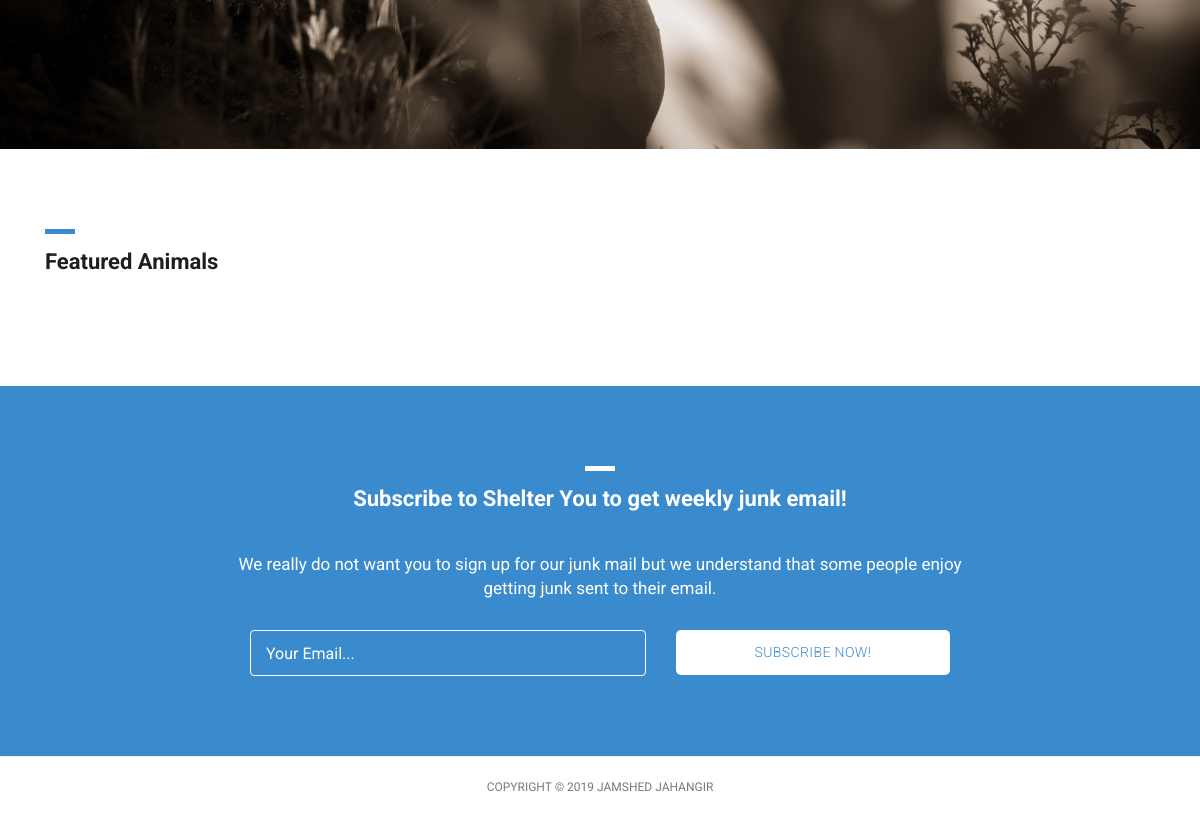
/ (lower part), run on an earlier commit of the app's database.
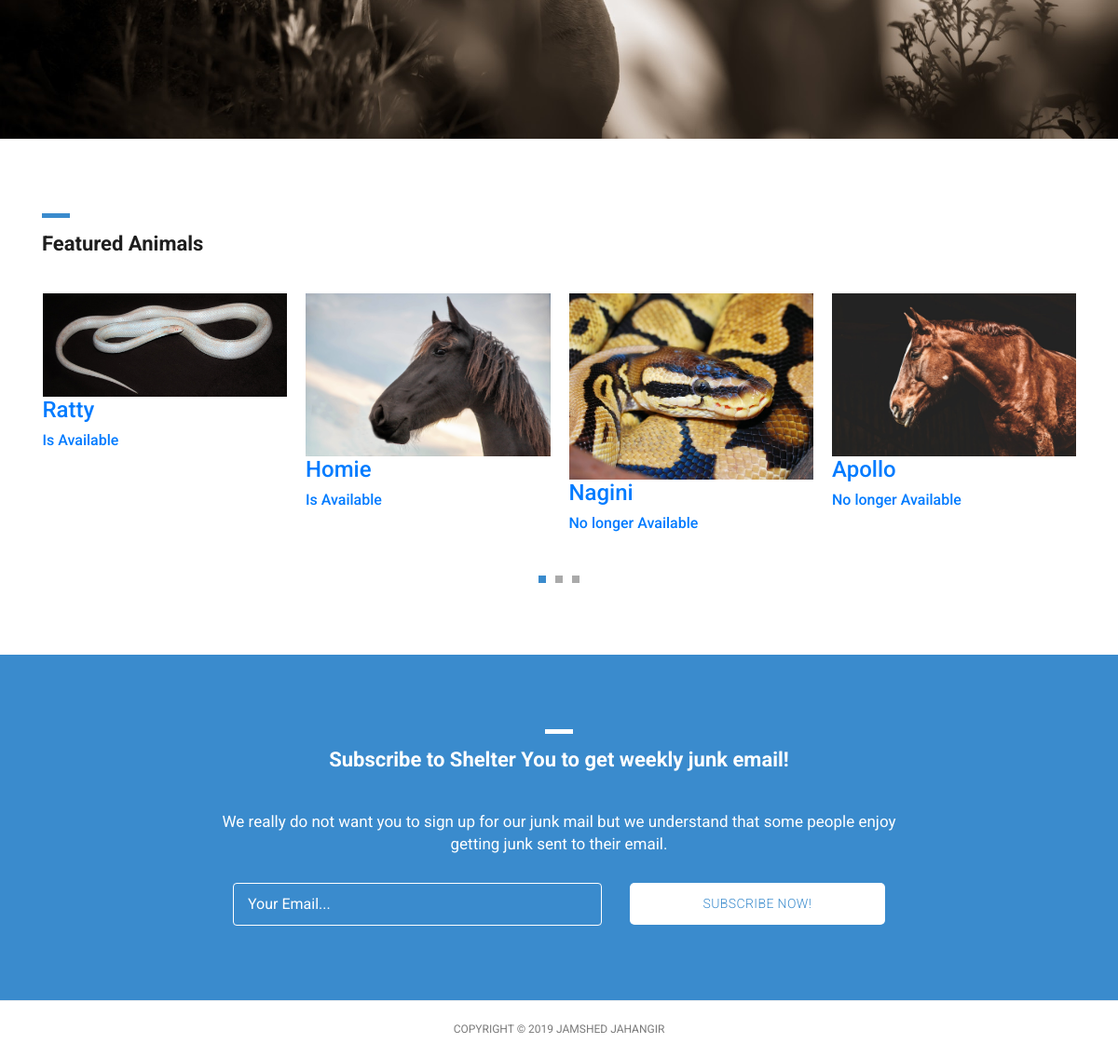
And on a later commit of the database.
### tables this page shows
CREATE TABLE `ANIMAL` (
  `Animal_ID` int(11) NOT NULL,
  `Animal_type` varchar(20) NOT NULL,
  `Name` varchar(100) NOT NULL,
  `Age` int(11) NOT NULL,
  `Size` varchar(10) NOT NULL,
  `Breed` varchar(50) NOT NULL,
  `Color` varchar(20) NOT NULL,
  `Posted_date` datetime NOT NULL,
  `Description` varchar(1000) DEFAULT NULL,
  `Is_available` tinyint(1) NOT NULL,
  `Num_of_likes` int(11) DEFAULT NULL
);

### index.php (the view, shortened to what this page needs)
<?php
$servername = "localhost";
$username = "root";
$password = "root";
$dbname = "ANIMAL_SHELTER";
$conn = new mysqli($servername, $username, $password, $dbname);
?>
<!DOCTYPE html>
<html lang="en">
  <head>
    <link href="vendor/bootstrap/css/bootstrap.min.css" rel="stylesheet">
    <link rel="stylesheet" href="assets/css/fontawesome.css">
    <link rel="stylesheet" href="assets/css/tooplate-main.css">
    <link rel="stylesheet" href="assets/css/owl.css">
  </head>
  <body>
    <div class="banner">
    </div>
    <div class="featured-items">
      <div class="container">
        <div class="row">
          <div class="col-md-12">
            <div class="section-heading">
              <div class="line-dec"></div>
              <h1>Featured Animals</h1>
            </div>
          </div>
          <div class="col-md-12">
            <div class="owl-carousel owl-theme">
                            <?php
                            $query = "SELECT * FROM ANIMAL";
                            $i = 1;
                            if($result = $conn->query($query) )
                            {
                              while( $row = mysqli_fetch_array($result) )
                              {
                                echo '<a href="#">';
                                echo '<img src="assets/animal_pics/'.$i++.'.jpg" alt="Item 1">';
                                echo "<div>";
                                echo "<h4>".$row["Name"]."</h4>";
                                if($row[Is_available])
                                {
                                  echo "<h6>Is Available</h6>";
                                }
                                else
                                {
                                  echo "<h6>No longer Available</h6>";
                                }
                                echo "</div>";
                                echo '</a>';
                              }
                            }
                            else{
                              echo "0 results";
                            }
                             ?>
            </div>
          </div>
        </div>
      </div>
    </div>
    <div class="subscribe-form">
      <div class="container">
        <div class="row">
          <div class="col-md-12">
            <div class="section-heading">
              <div class="line-dec"></div>
              <h1>Subscribe to Shelter You to get weekly junk email!</h1>
            </div>
          </div>
          <div class="col-md-8 offset-md-2">
            <div class="main-content">
              <p>We really do not want you to sign up for our junk mail but we understand that some people enjoy getting junk sent to their email.</p>
              <div class="container">
                <form id="subscribe" action="" method="get">
                  <div class="row">
                    <div class="col-md-7">
                      <fieldset>
                        <input name="email" type="text" class="form-control" id="email"
                        onfocus="if(this.value == 'Your Email...') { this.value = ''; }"
                    	onBlur="if(this.value == '') { this.value = 'Your Email...';}"
                    	value="Your Email..." required="">
                      </fieldset>
                    </div>
                    <div class="col-md-5">
                      <fieldset>
                        <button type="submit" id="form-submit" class="button">Subscribe Now!</button>
                      </fieldset>
                    </div>
                  </div>
                </form>
              </div>
            </div>
          </div>
        </div>
      </div>
    </div>
    <div class="sub-footer">
      <div class="container">
        <div class="row">
          <div class="col-md-12">
            <div class="copyright-text">
              <p>Copyright &copy; 2019 Jamshed Jahangir</p>
            </div>
          </div>
        </div>
      </div>
    </div>
  </body>
</html>

What changed in the data, as far as the page shows it:
added animal: shows a picture, Name "Ratty", Is_available "Is Available"
added animal: shows a picture, Name "Homie", Is_available "Is Available"
added animal: shows a picture, Name "Nagini", Is_available "No longer Available"
added animal: shows a picture, Name "Apollo", Is_available "No longer Available"
